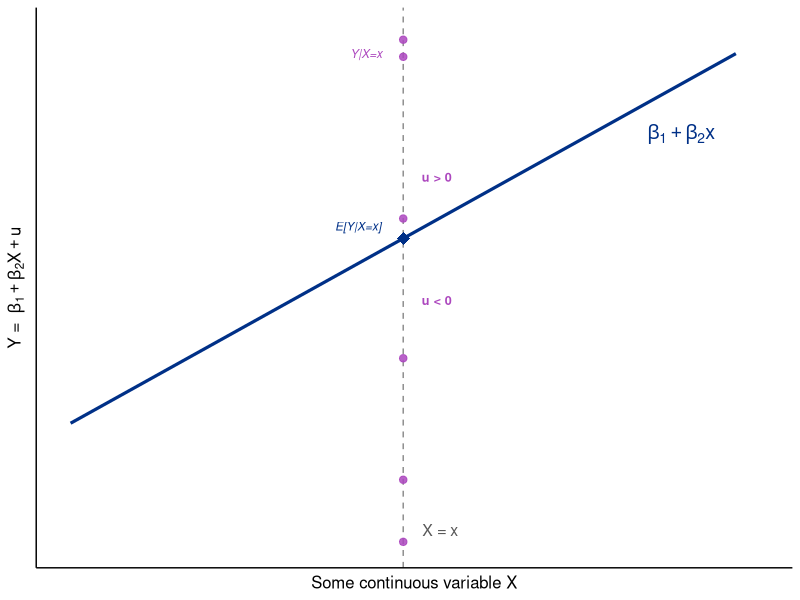
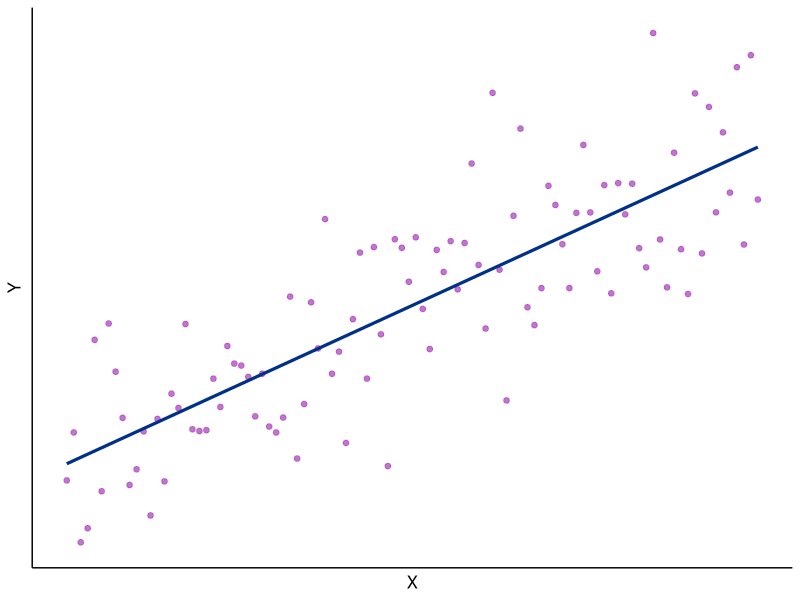
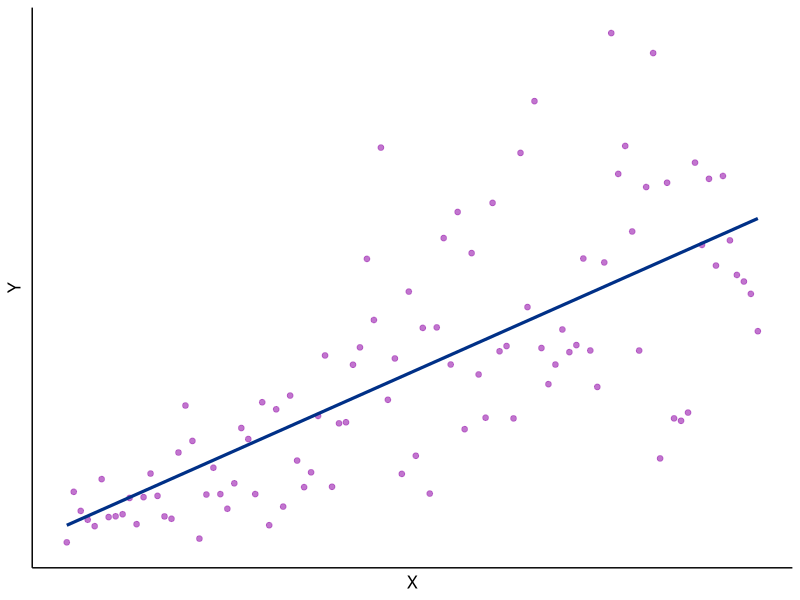
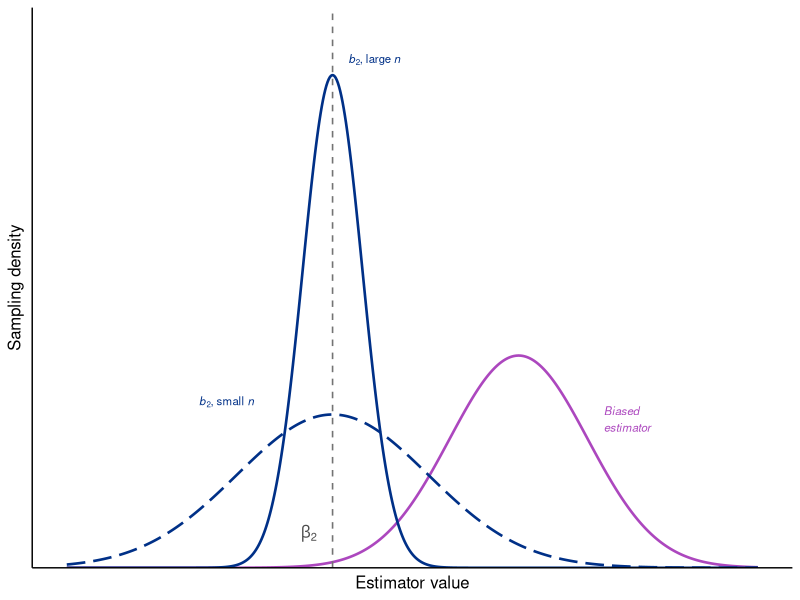
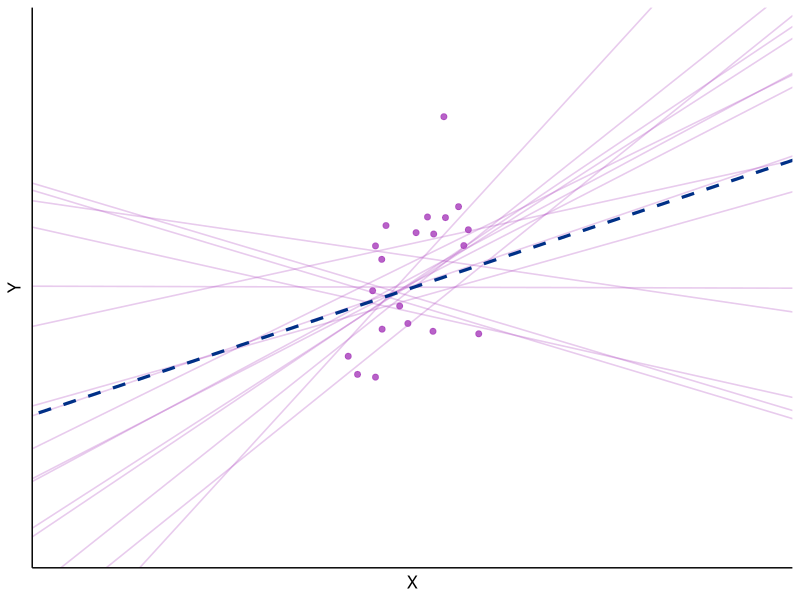
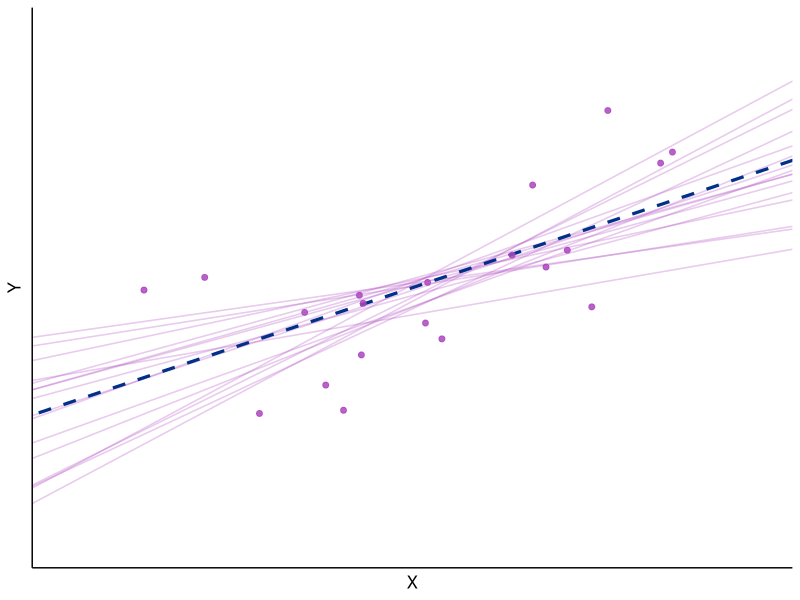

Here is the R script that generated these plots, in order:
## ---- chunk 1
#| label: fig-cond-values
#| fig-height: 3.4
#| fig-width: 5.5
#| fig-cap: "Population regression model"
#| fig-alt: "Scatter plot illustrating the population regression model. A line labeled β₁+β₂x passes through the conditional mean E[Y|X=x] (diamond marker) at the value X=x. Individual conditional values Y|X are scattered as dots around the line. At the highlighted value X=x, a dashed vertical line separates points above the line, labeled u greater than 0, from points below it, labeled u less than 0, showing that the error term u is the deviation of each Y|X observation from its conditional mean."
library(ggplot2)

set.seed(880)
b1 <- 1.5; b2 <- 0.5; sig <- 3
xs  <- 5

pts <- do.call(rbind, lapply(xs, function(x0) {
  data.frame(x = x0,
             y = rnorm(6, b1 + b2 * x0, sig))
}))
mu5 <- b1 + b2 * 5

ggplot() +
  geom_line(aes(x = c(0.5, 9.5), y = b1 + b2 * c(0.5, 9.5)),
            color = "#003087", linewidth = 1.1) +
  geom_vline(xintercept = 5, linetype = "dashed",
             color = "gray55", linewidth = 0.5) +
  geom_point(data = pts, aes(x = x, y = y),
             color = "#ac47be", size = 2.2, alpha = 0.85) +
  geom_point(data = data.frame(x = xs, y = b1 + b2 * xs),
             aes(x = x, y = y),
             color = "#003087", size = 4, shape = 18) +
  annotate("text", x = 5.25, y = mu5 + 0.75,
           label = "u > 0", color = "#ac47be",
           size = 3.2, hjust = 0, fontface = "bold") +
  annotate("text", x = 5.25, y = mu5 - 0.75,
           label = "u < 0", color = "#ac47be",
           size = 3.2, hjust = 0, fontface = "bold") +
  annotate("text", x = 4.7, y = mu5 + 0.15,
           label = "E[Y|X=x]", color = "#003087",
           size = 3.0, hjust = 1, fontface = "italic") +
  annotate("text", x = 4.5, y = b1 + b2 * 4.5 + 2.5,
           label = "Y|X=x", color = "#ac47be",
           size = 3.0, hjust = 0.5, fontface = "italic") +
  annotate("text", x = 8.3, y = b1 + b2 * 8.3 - 0.38,
           label = expression(beta[1]+beta[2]*x),
           color = "#003087", size = 5, hjust = 0) +
  annotate("text", x = 5.5, y = 0.45,
           label = "X = x", color = "gray35", size = 4.0, hjust = 0.5) +
  labs(x = "Some continuous variable X", y = "Y = " ~ beta[1] + beta[2]*X + u) +
  scale_x_continuous(limits = c(0.5, 9.8)) +
  scale_y_continuous(limits = c(0.3, 6.5)) +
  theme_classic() +
  theme(
    axis.text  = element_blank(),
    axis.ticks = element_blank(),
    axis.title = element_text(size = 12)
  )
## ---- chunk 2
#| label: fig-homo
#| fig-height: 3.0
#| fig-width: 4.5
#| fig-cap: "Homoskedastic data: constant error variance across X"
#| fig-alt: "Scatter plot of Y against X illustrating homoskedasticity. A regression line runs through the data. The vertical spread of points around the line is roughly constant across all values of X, showing that error variance does not change with X."
set.seed(11)
n_sk <- 100
x_sk <- seq(1, 10, length.out = n_sk)
df_homo <- data.frame(
  x = x_sk,
  y = 1 + 0.6 * x_sk + rnorm(n_sk, 0, 1.4)
)

ggplot(df_homo, aes(x, y)) +
  geom_point(color = "#ac47be", size = 1.6, alpha = 0.75) +
  geom_smooth(method = "lm", se = FALSE,
              color = "#003087", linewidth = 1.1,
              formula = y ~ x) +
  labs(x = "X", y = "Y") +
  theme_classic() +
  theme(
    axis.text  = element_blank(),
    axis.ticks = element_blank(),
    axis.title = element_text(size = 12)
  )
## ---- chunk 3
#| label: fig-hetero
#| fig-height: 3.0
#| fig-width: 4.5
#| fig-cap: "Heteroskedastic data: error variance increases with X"
#| fig-alt: "Scatter plot of Y against X illustrating heteroskedasticity. A regression line runs through the data. The vertical spread of points around the line grows larger as X increases, showing that error variance rises with X."
set.seed(22)
df_hetero <- data.frame(
  x = x_sk,
  y = 1 + 0.6 * x_sk + rnorm(n_sk, 0, 0.25 * x_sk)
)

ggplot(df_hetero, aes(x, y)) +
  geom_point(color = "#ac47be", size = 1.6, alpha = 0.75) +
  geom_smooth(method = "lm", se = FALSE,
              color = "#003087", linewidth = 1.1,
              formula = y ~ x) +
  labs(x = "X", y = "Y") +
  theme_classic() +
  theme(
    axis.text  = element_blank(),
    axis.ticks = element_blank(),
    axis.title = element_text(size = 12)
  )
## ---- chunk 4
#| label: fig-ols-properties
#| fig-height: 2.1
#| fig-width: 5.0
#| fig-cap: "Sampling distributions of the OLS estimator $b_2$ (unbiased and consistent) versus a biased estimator"
#| fig-alt: "Density plot showing three bell-shaped sampling distribution curves. Two blue curves are centered at β₂, the true parameter value marked by a dashed vertical line: a wide, flat long-dashed curve for the OLS estimator at small n, and a tall, narrow solid curve for OLS at large n, illustrating that OLS is unbiased at all sample sizes and consistent as n increases. A purple curve centered to the right of β₂ represents a biased estimator whose distribution does not converge to the true value. The horizontal axis shows the estimator value and the vertical axis shows sampling density."
b2_true <- 2.5
sd_sm   <- 0.90   # OLS small n — wide
sd_lg   <- 0.28   # OLS large n — narrow (consistent)
mu_bi   <- 4.25   # biased estimator — shifted right
sd_bi   <- 0.65

x_seq <- seq(0, 6.5, length.out = 600)
df_dens <- data.frame(
  x   = rep(x_seq, 3),
  y   = c(dnorm(x_seq, b2_true, sd_sm),
          dnorm(x_seq, b2_true, sd_lg),
          dnorm(x_seq, mu_bi,   sd_bi)),
  grp = rep(c("ols_sm", "ols_lg", "biased"), each = length(x_seq))
)

ggplot(df_dens, aes(x, y, color = grp, linetype = grp)) +
  geom_line(linewidth = 0.9) +
  geom_vline(xintercept = b2_true,
             linetype = "dashed", color = "gray45", linewidth = 0.55) +
  scale_color_manual(values = c(
    ols_sm = "#003087",
    ols_lg = "#003087",
    biased = "#ac47be"
  )) +
  scale_linetype_manual(values = c(
    ols_sm = "longdash",
    ols_lg = "solid",
    biased = "solid"
  )) +
  annotate("text", x = b2_true - 0.3, y = 0.10,
           label = expression(beta[2]), color = "gray30",
           size = 4.0, hjust = 0) +
  annotate("text", x = 1.5, y = 0.48,
           label = expression(italic(b)[2]*", small "*italic(n)), color = "#003087",
           size = 2.9, hjust = 0.5) +
  annotate("text", x = 2.65, y = 1.47,
           label = expression(italic(b)[2]*", large "*italic(n)), color = "#003087",
           size = 2.9, hjust = 0) +
  annotate("text", x = 5.05, y = 0.43,
           label = "Biased\nestimator", color = "#ac47be",
           size = 2.9, hjust = 0, fontface = "italic") +
  labs(x = "Estimator value", y = "Sampling density") +
  scale_x_continuous(limits = c(0, 6.5)) +
  scale_y_continuous(limits = c(0, 1.62),
                     expand = expansion(mult = c(0, 0))) +
  theme_classic() +
  theme(
    legend.position = "none",
    axis.text  = element_blank(),
    axis.ticks = element_blank(),
    axis.title = element_text(size = 12)
  )
## ---- chunk 5
#| label: fig-slope-clustered
#| fig-height: 3.0
#| fig-width: 4.5
#| fig-cap: "Slope estimates from clustered X data"
#| fig-alt: "Scatter plot of Y against X where all data points are clustered in a narrow band of X values near the center of the horizontal axis. Many plausible regression lines are drawn through the cluster as a fan, showing that the slope coefficient b₂ can take a wide range of values — illustrating high estimation imprecision when the regressor has little spread."
set.seed(303)
b1_eg <- 1; b2_eg <- 0.5; sig_eg <- 1.5; n_eg <- 20; nsim_eg <- 16

x_c <- runif(n_eg, 4, 6)
y_c <- b1_eg + b2_eg * x_c + rnorm(n_eg, 0, sig_eg)

coef_c <- do.call(rbind, lapply(seq_len(nsim_eg), function(i) {
  xi <- runif(n_eg, 4, 6)
  yi <- b1_eg + b2_eg * xi + rnorm(n_eg, 0, sig_eg)
  coef(lm(yi ~ xi))
}))
coef_c <- setNames(as.data.frame(coef_c), c("a", "b"))

ggplot() +
  geom_abline(data = coef_c, aes(intercept = a, slope = b),
              color = "#ac47be", alpha = 0.28, linewidth = 0.55) +
  geom_abline(intercept = b1_eg, slope = b2_eg,
              color = "#003087", linewidth = 1.1, linetype = "dashed") +
  geom_point(data = data.frame(x = x_c, y = y_c), aes(x, y),
             color = "#ac47be", size = 1.7, alpha = 0.85) +
  scale_x_continuous(limits = c(0, 10)) +
  scale_y_continuous(limits = c(-2, 9)) +
  labs(x = "X", y = "Y") +
  theme_classic() +
  theme(axis.text  = element_blank(),
        axis.ticks = element_blank(),
        axis.title = element_text(size = 12))
## ---- chunk 6
#| label: fig-slope-spread
#| fig-height: 3.0
#| fig-width: 4.5
#| fig-cap: "Slope estimates from spread-out X data"
#| fig-alt: "Scatter plot of Y against X where data points are spread widely across the full range of X values. Many regression lines are drawn through the data as a fan, but they are tightly clustered together, showing that the slope coefficient b₂ is estimated precisely when the regressor is widely spread. The true population regression line is shown as a blue dashed line."
set.seed(404)
x_s <- runif(n_eg, 1, 9)
y_s <- b1_eg + b2_eg * x_s + rnorm(n_eg, 0, sig_eg)

coef_s <- do.call(rbind, lapply(seq_len(nsim_eg), function(i) {
  xi <- runif(n_eg, 1, 9)
  yi <- b1_eg + b2_eg * xi + rnorm(n_eg, 0, sig_eg)
  coef(lm(yi ~ xi))
}))
coef_s <- setNames(as.data.frame(coef_s), c("a", "b"))

ggplot() +
  geom_abline(data = coef_s, aes(intercept = a, slope = b),
              color = "#ac47be", alpha = 0.28, linewidth = 0.55) +
  geom_abline(intercept = b1_eg, slope = b2_eg,
              color = "#003087", linewidth = 1.1, linetype = "dashed") +
  geom_point(data = data.frame(x = x_s, y = y_s), aes(x, y),
             color = "#ac47be", size = 1.7, alpha = 0.85) +
  scale_x_continuous(limits = c(0, 10)) +
  scale_y_continuous(limits = c(-2, 9)) +
  labs(x = "X", y = "Y") +
  theme_classic() +
  theme(axis.text  = element_blank(),
        axis.ticks = element_blank(),
        axis.title = element_text(size = 12))
